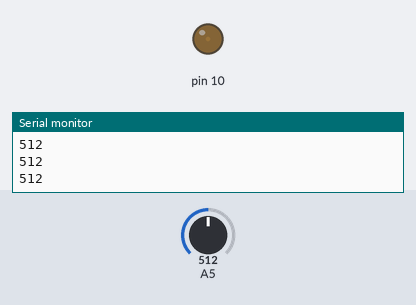
Bench run of a sketch on a simulated Arduino Uno, built with avr-gcc and run on an emulated ATmega328P. Parts: output pins drawn as LEDs (lit = HIGH), the last lines printed to the serial monitor. The test bench sets the inputs (shaded band); at power-on: A5 = 512.

Above: at 1.2 s.
1.3 s: A5 set to 610
At 2.0 s:
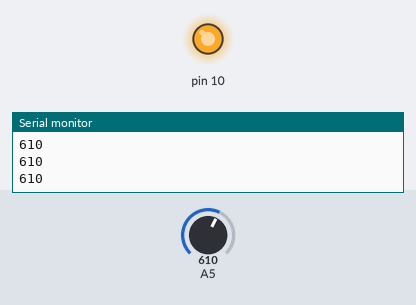
2.8 s: A5 set to 584
At 3.3 s:
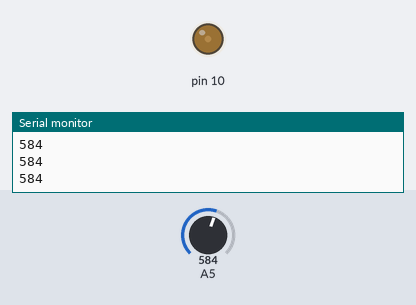
4.3 s: A5 set to 716
At 5.6 s:
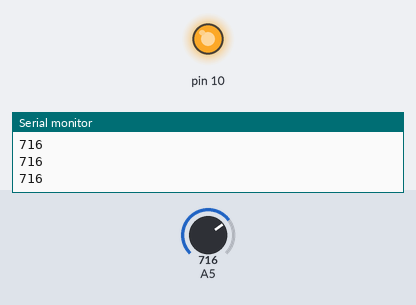
Timing chart, 0 to 7.3 s (numbered marks = the images above; inputs shaded):
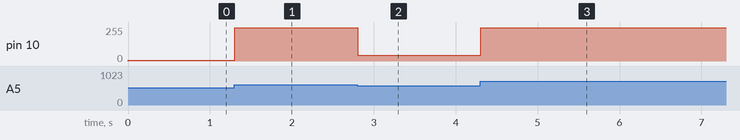

The sketch:

sesi_dis_lede_ver.ino
```cpp
int
sensor=0,
mind=400,
midd=500,
maxd=600;

void setup() {
			Serial.begin(9600);
					pinMode(5,INPUT);
			pinMode(10,OUTPUT);}


void loop(){

sensor=analogRead(5);

if(sensor>mind and sensor<midd){
				analogWrite(10,map(sensor,midd,mind,0,50));}
if(sensor>midd and sensor<maxd){
				analogWrite(10,map(sensor,midd,maxd,0,50));}
				Serial.println(sensor);
if(sensor<mind or sensor>maxd){analogWrite(10,250);}

					delay(5);
				}
```

Measured:
- the behaviour switches between 600 and 599 on A5 (found by bisection; images 1 and 2)
- after the input at 1.3 s, pin 10: 6/255 → 250/255 at once
- after the input at 2.8 s, pin 10: 250/255 → 42/255 at once
- after the input at 4.3 s, pin 10: 42/255 → 250/255 at once
